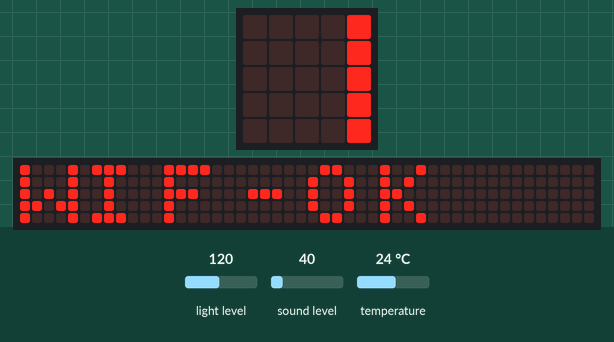
The program below on a simulated BBC micro:bit (MakeCode). Parts: the board's 5×5 LED display, a strip that is not on the board, showing the scrolling text unrolled. Inputs (shaded band) come from the test bench; at power-on: light level 120, sound level 40, temperature 24 °C. The 48×5 strip is a reading aid, not a part: it shows the text the display is scrolling, unrolled, one strip-width of it at a time.

Above: at 0.5 s.
At 1.9 s:
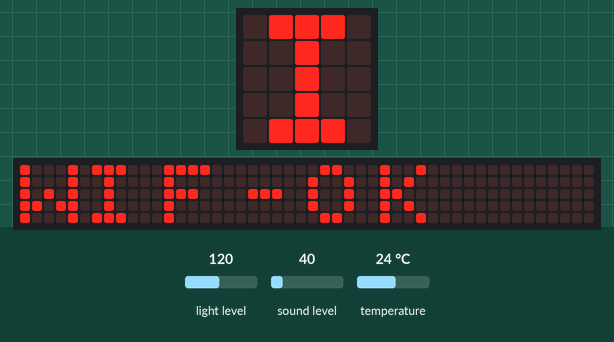
At 3.4 s:
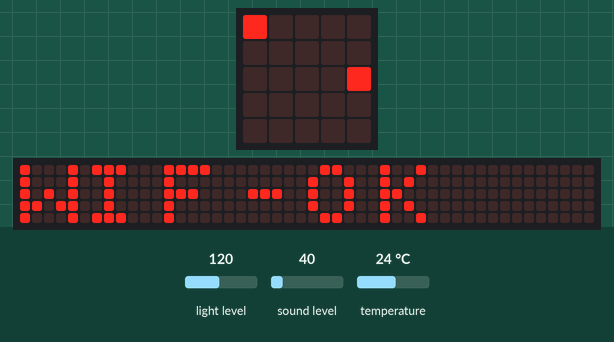
At 6.2 s:
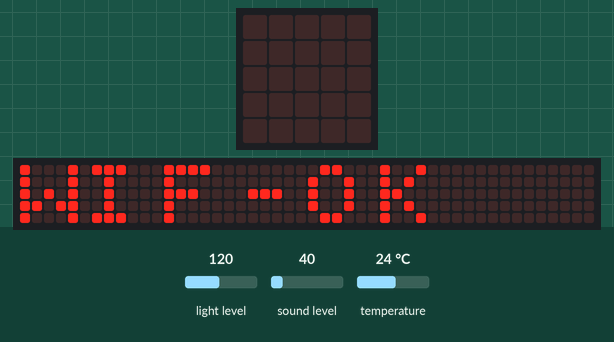
At 9.12 s:
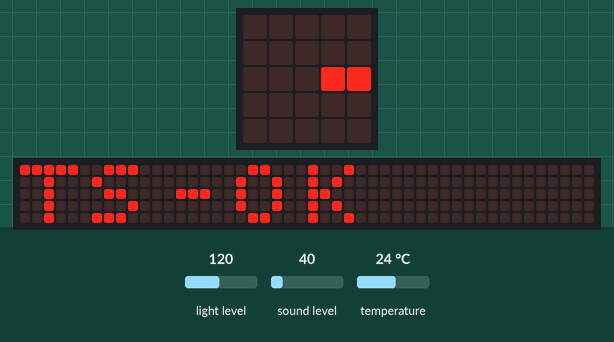
At 11.97 s:
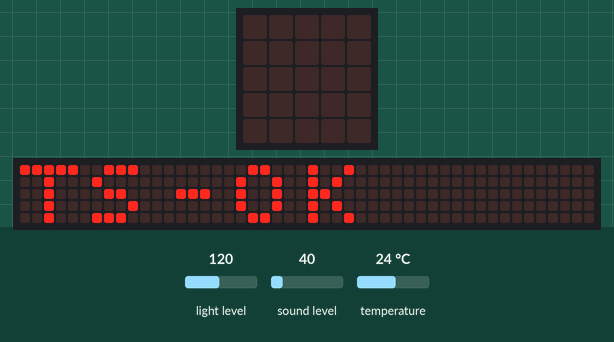

The program:

main.ts
```typescript
ESP8266_IoT.initWIFI(SerialPin.P8, SerialPin.P12, BaudRate.BaudRate115200)
ESP8266_IoT.connectWifi("Vodafone23_2.4G", "Betis100")
if (ESP8266_IoT.wifiState(true)) {
    basic.showString("WIF-OK")
} else {
    basic.showString("WIF-NOK")
}
basic.forever(function () {
    ESP8266_IoT.connectThingSpeak()
    if (ESP8266_IoT.thingSpeakState(true)) {
        basic.showString("TS-OK")
    } else {
        basic.showString("TS-NOK")
    }
    ESP8266_IoT.setData(
    "B538YZN6TAKIV3Q6",
    input.temperature(),
    input.soundLevel(),
    input.lightLevel()
    )
    ESP8266_IoT.uploadData()
    basic.pause(100000)
})
```

test.ts
```typescript
// aquí va el archivo "tests"; esto no se compilará cuando este paquete se utilice como una extensión.
```

Measured:
- what the display in image 3 shows lasts 0.4 s, from 6.2 s to 6.6 s
